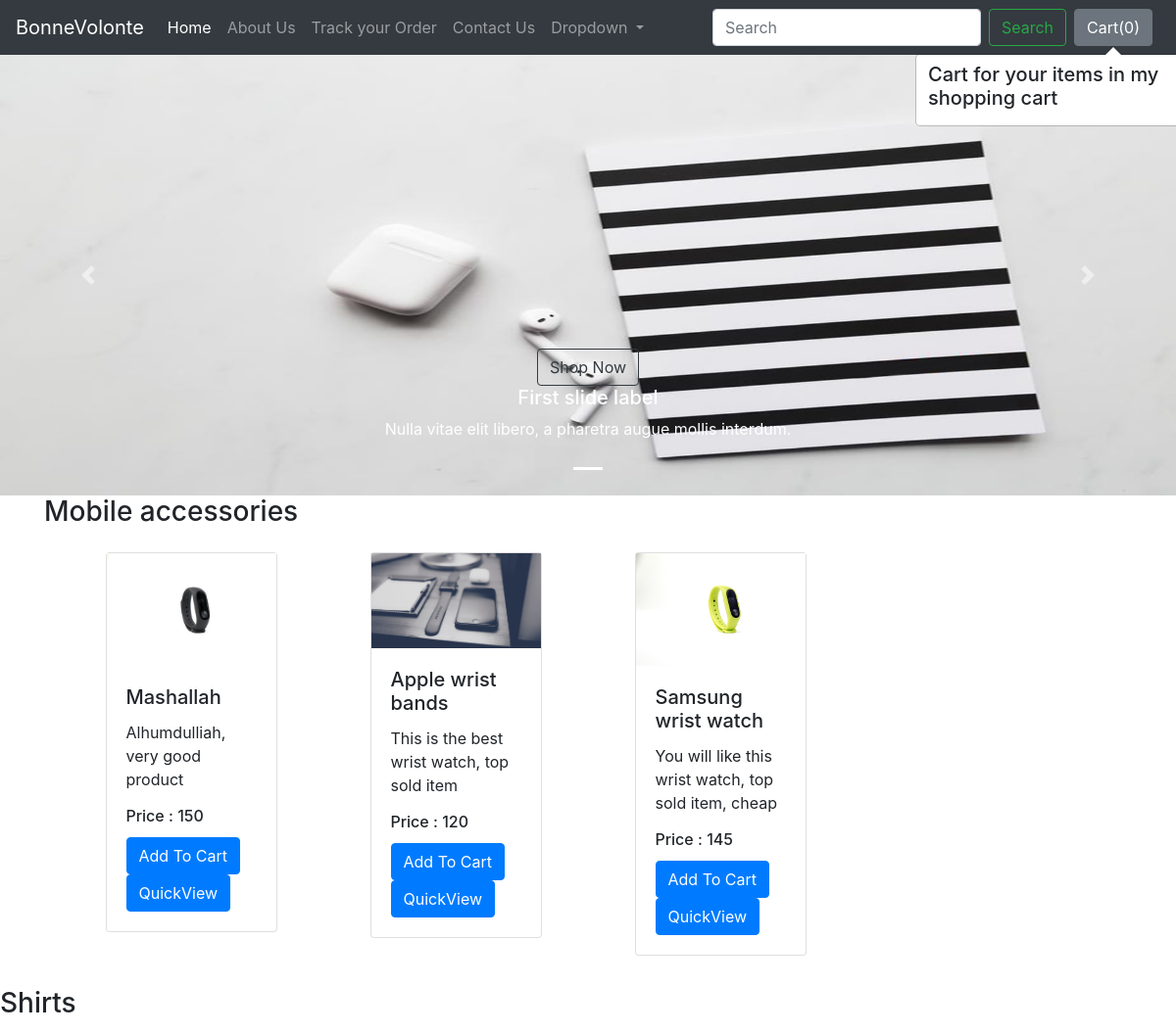
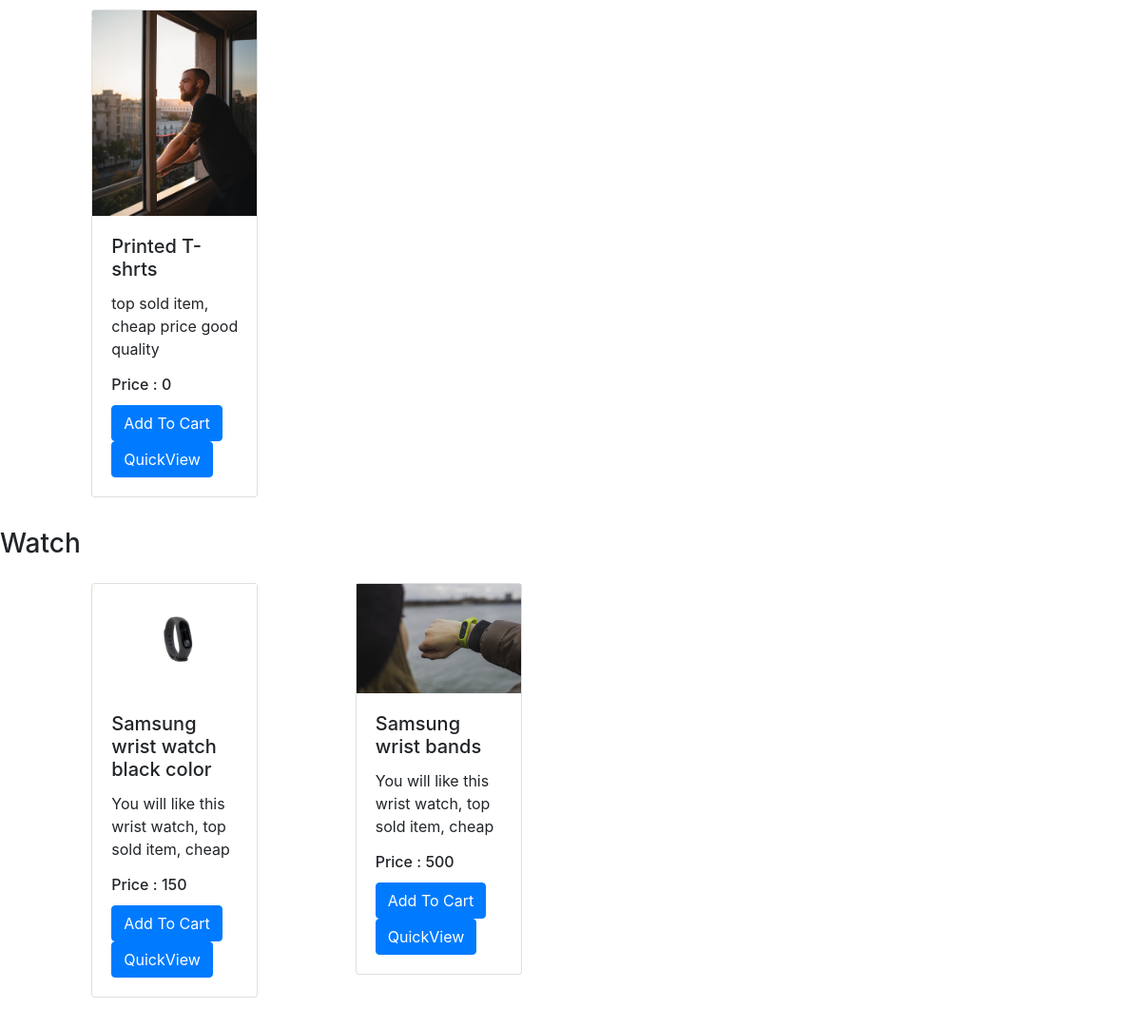
The app's page /shop/ with its own data (2 pictures, top to bottom).
### shop/models.py (models this page shows, shortened)
class Product(models.Model):
    product_id = models.AutoField
    product_name = models.CharField(max_length=50)
    category = models.CharField(max_length=50, default="")
    Price = models.IntegerField(default=0)
    subcategory = models.CharField(max_length=50, default="")
    product_desc = models.CharField(max_length=300)
    pub_date = models.DateField()
    image = models.ImageField(upload_to='shop/images', default="")

### shop/views.py (the view)
# urls.py: path('', views.index, name='bloglist'),
def index(request):
    allProds= []
    catprods= Product.objects.values('category', 'id')
    cats= {item['category'] for item in catprods}
    for cat in cats:
        prod = Product.objects.filter(category=cat)
        n = len(prod)
        nSlides = n // 4 + ceil((n / 4) - (n // 4))
        allProds.append([prod, range(1, nSlides), nSlides])
    params = {'allProds': allProds}
    return render(request, 'shop/index.html', params)

### shop/templates/shop/index.html (shortened to what this page needs)
{% extends 'shop/Basic.html' %}
{% block body %}
{% load static %}
    <div id="carouselExampleCaptions" class="carousel slide" data-ride="carousel">
  <ol class="carousel-indicators">
    <li data-target="#carouselExampleCaptions" data-slide-to="0" class="active"></li>
  </ol>
  <div class="carousel-inner" role="listbox" style="max-width:100%; max-height:700px">
    <div class="carousel-item active">
      <img src='{% static "shop/airpods.jpg" %}' class="imgBanner" height="450px" width="100%">
      <div class="carousel-caption d-none d-md-block">
        <button type="button" class="btn btn-outline-dark">Shop Now</button>
        <h5>First slide label</h5>
        <p>Nulla vitae elit libero, a pharetra augue mollis interdum.</p>
      </div>
    </div>
  </div>
  <a class="carousel-control-prev" href="#carouselExampleCaptions" role="button" data-slide="prev">
    <span class="carousel-control-prev-icon" aria-hidden="true"></span>
  </a>
  <a class="carousel-control-next" href="#carouselExampleCaptions" role="button" data-slide="next">
    <span class="carousel-control-next-icon" aria-hidden="true"></span>
  </a>
</div>
<div class="container">
{% for product, range, nSlides in allProds %}
  <h3>{{product.0.category}}</h3>
<div class="row">
<div id="demo{{forloop.counter}}" class="col carousel slide my-3" data-ride="carousel">
    <ul class="carousel-indicators">
      <li data-target="#demo{{forloop.counter}}" data-slide-to="0" class="active"></li>
    </ul>
    <div class="container carousel-inner no-padding">
        <div class="carousel-item active">
        <div class="row row-1 mx-auto">
                {% for i in product %}
        <div class="col-sx-3 col-sm-3 col-md-3">
          <div class="card mx-auto mb-3" style="width: 175px ;">
            <img src='/media/{{i.image}}' class="img-fluid" alt="...">
            <div class="card-body">
              <h5 class="card-title" id="namepr{{i.id}}">{{i.product_name}}</h5>
              <p class="card-text">{{i.product_desc|slice:"0:53"}}</p>
              <h6 class="card-title" >Price : <span id="pricepr{{i.id}}">{{i.Price}}</span></h6>
                <span id="divpr{{i.id}}" class="divpr">
              <button id="pr{{i.id}}" class="btn btn-primary cart">Add To Cart</button>
                    </span>
                <a href="/shop/productsview/{{i.id}}"><button id="qv{{i.id}}" class="btn btn-primary cart">QuickView</button></a>
            </div>
          </div>
        </div>
                {% endfor %}
            </div>
      </div>
    </div>
    </div>
</div>
</div>
    <a class="carousel-control-prev" href="#demo{{forloop.counter}}" data-slide="prev">
        <span class="carousel-control-prev-icon"></span>
    </a>
    <a class="carousel-control-next" href="#demo{{forloop.counter}}" data-slide="next">
        <span class="carousel-control-next-icon"></span>
    </a>
    {% endfor %}
    {% endblock %}

### shop/templates/shop/Basic.html (shortened to what this page needs)
<!DOCTYPE html>
<!doctype html>
<html lang="en">
  <head>
    <link rel="stylesheet" href="https://cdn.jsdelivr.net/npm/bootstrap@4.5.3/dist/css/bootstrap.min.css">
  </head>
 <body>
{% load static %}
    <nav class="navbar navbar-expand-lg navbar-dark bg-dark">
  <a class="navbar-brand" href="/shop">BonneVolonte</a>
  <div class="collapse navbar-collapse" id="navbarSupportedContent">
    <ul class="navbar-nav mr-auto">
      <li class="nav-item active">
        <a class="nav-link" href="/shop/">Home <span class="sr-only">(current)</span></a>
      </li>
      <li class="nav-item">
        <a class="nav-link" href="/shop/about/">About Us</a>
      </li>
        <li class="nav-item">
        <a class="nav-link" href="/shop/tracker/">Track your Order</a>
      </li>
        <li class="nav-item">
        <a class="nav-link" href="/shop/contact/">Contact Us</a>
      </li>
      <li class="nav-item dropdown">
        <a class="nav-link dropdown-toggle" href="#" id="navbarDropdown" role="button" data-toggle="dropdown" aria-haspopup="true" aria-expanded="false">
          Dropdown
        </a>
      </li>
    </ul>
    <form class="form-inline my-2 my-lg-0">
      <input class="form-control mr-sm-2" type="search" placeholder="Search" aria-label="Search">
      <button class="btn btn-outline-success my-2 my-sm-0" type="submit">Search</button>
    </form>
      <button type="button" class="btn btn-secondary mx-2" id="popcart" data-container="body" data-toggle="popover" data-placement="bottom" data-html="true" data-content="Vivamus.">
        Cart(<span id="cart">0</span>)</button>
  </div>
</nav>
{% block body %} {% endblock %}
  </body>
</html>

### records on screen
Product: category "Mobile accessories", image (picture), product_name "Mashallah", product_desc "Alhumdulliah, very good product", Price "150"
Product: image (picture), product_name "Apple wrist bands", product_desc "This is the best wrist watch, top sold item", Price "120"
Product: image (picture), product_name "Samsung wrist watch", product_desc "You will like this wrist watch, top sold item, cheap", Price "145"
Product: category "Shirts", image (picture), product_name "Printed T-shrts", product_desc "top sold item, cheap price good quality", Price "0"
Product: category "Watch", image (picture), product_name "Samsung wrist watch black color", product_desc "You will like this wrist watch, top sold item, cheap", Price "150"
Product: image (picture), product_name "Samsung wrist bands", product_desc "You will like this wrist watch, top sold item, cheap", Price "500"
